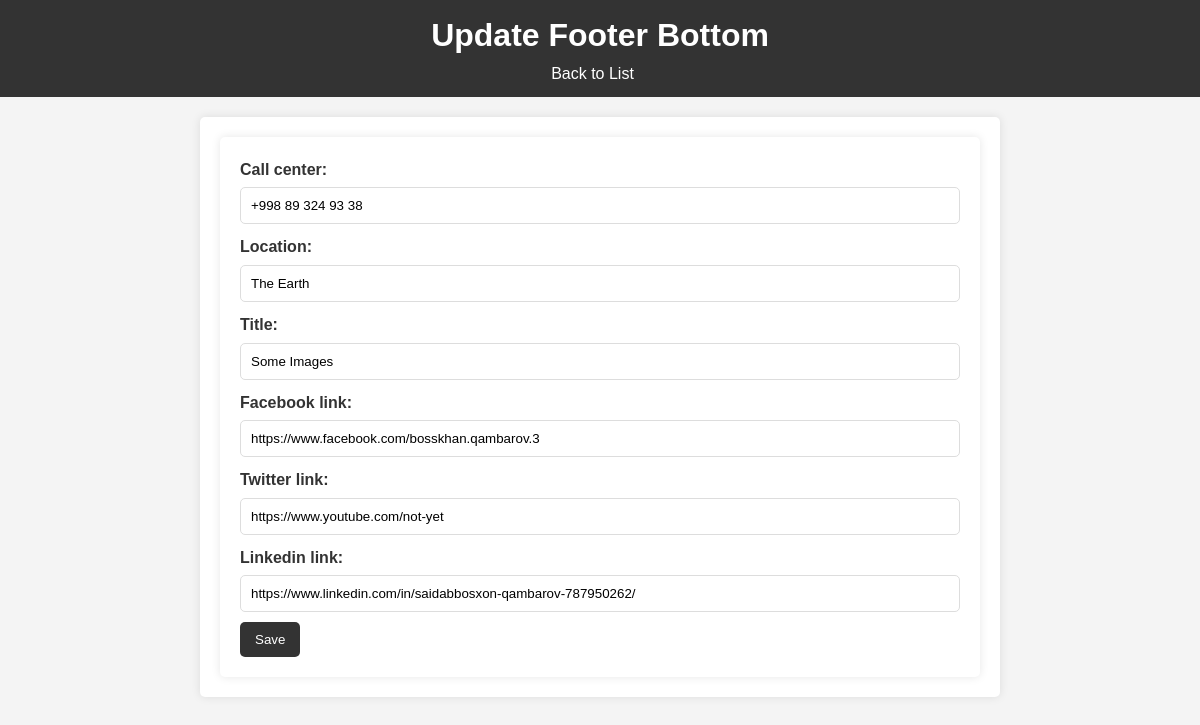
/main/update/2/, run on the app's committed database.
### Goods/models.py (models this page shows)
class FooterBottom(models.Model):
    call_center = models.CharField(max_length=255)
    location = models.CharField(max_length=255)
    title = models.CharField(max_length=255)
    facebook_link = models.URLField(max_length=255)
    twitter_link = models.URLField(max_length=255)
    linkedin_link = models.URLField(max_length=255)

### Goods/views.py (the view)
# urls.py: path('update/<int:pk>/', views.footer_bottom_update, name='footer_bottom_update'),
def footer_bottom_update(request, pk):
    item = get_object_or_404(models.FooterBottom, pk=pk)
    if request.method == 'POST':
        form = forms.FooterBottomForm(request.POST, instance=item)
        if form.is_valid():
            form.save()
            return redirect('footer_bottom_detail', pk=item.pk)
    else:
        form = forms.FooterBottomForm(instance=item)
    return render(request, 'footer_bottom/footer_bottom_form.html', {'form': form})

### Goods/forms.py
class FooterBottomForm(forms.ModelForm):
    class Meta:
        model = FooterBottom
        fields = ['call_center', 'location', 'title', 'facebook_link', 'twitter_link', 'linkedin_link']

### templates/footer_bottom/footer_bottom_form.html (shortened to what this page needs)
<!DOCTYPE html>
<html lang="en">
{% load static %}
<head>
    <link rel="stylesheet" href="{% static 'assets/css/style6.css' %}">
</head>
<body>
    <header>
        <h1>{% if form.instance.pk %}Update{% else %}Create{% endif %} Footer Bottom</h1>
        <nav>
            <ul>
                <li><a href="{% url 'footer_bottom_list' %}">Back to List</a></li>
            </ul>
        </nav>
    </header>
    <main>
        <form method="post" enctype="multipart/form-data">
            {{ form.as_p }}
            <button type="submit">Save</button>
        </form>
    </main>
</body>
</html>

### static/assets/css/style6.css (style rules this page uses)
* { margin: 0; padding: 0; box-sizing: border-box; }
body { font-family: Arial, sans-serif; line-height: 1.6; color: #333; background-color: #f4f4f4; }
header { background: #333; color: #fff; padding: 10px; text-align: center; }
nav ul { list-style: none; padding: 0; }
nav ul li { display: inline; margin-right: 15px; }
nav ul li a { color: #fff; text-decoration: none; }
main { padding: 20px; background: #fff; margin: 20px auto; max-width: 800px; border-radius: 5px; box-shadow: 0 0 10px rgba(0, 0, 0, 0.1); }
form { background: #fff; padding: 20px; border-radius: 5px; box-shadow: 0 0 10px rgba(0, 0, 0, 0.1); }
form button { background: #333; color: #fff; border: none; padding: 10px 15px; border-radius: 5px; cursor: pointer; }
form input, form select, form textarea { width: 100%; padding: 10px; margin-bottom: 10px; border: 1px solid #ddd; border-radius: 5px; }
form label { display: block; margin-bottom: 5px; font-weight: bold; }

### data on the page
FooterBottom: call_center "+998 89 324 93 38", location "The Earth", title "Some Images", facebook_link "https://www.facebook.com/bosskhan.qambarov.3", twitter_link "https://www.youtube.com/not-yet", linkedin_link "https://www.linkedin.com/in/saidabbosxon-qambarov-787950262/"
